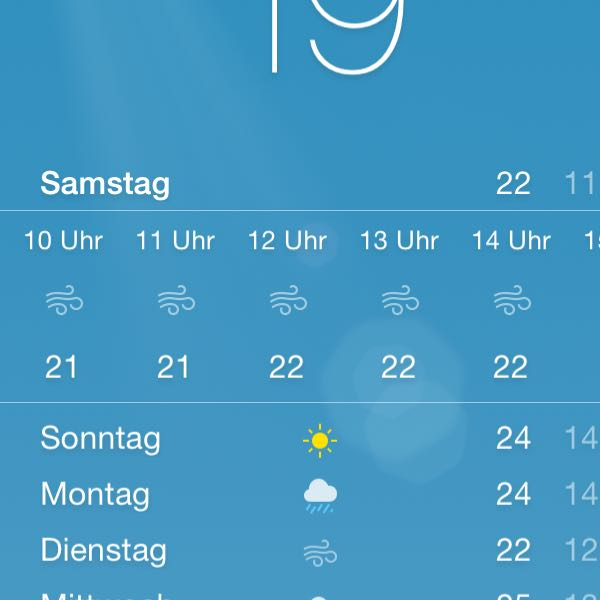
#> input picture wetteronline.jpg, 600 x 600 px, found by its file name
$ python show_images.py
#> lines starting #> are read from the running program, lines starting #| are printed output that depends on the picture
import cv2
from math import floor

# 1 => rgb => 3 bands
# 0 => greyscale => 1 kanal
# -1 => color + alpha (transparency => 4 Kanaele)
#
img = cv2.imread('images/wetteronline.jpg', 1)
#> img is the input picture: shape (600, 600, 3); mean B, G, R 194.8, 152.6, 68.7

print(type(img))
#| <class 'numpy.ndarray'>
print(img.shape)
#| (600, 600, 3)

resized_image = cv2.resize(img, (300, 400))
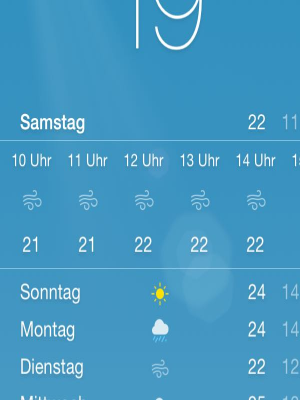
#> resized_image: shape (400, 300, 3); mean B, G, R 194.9, 152.6, 68.7

resized_image_keep_proportions = cv2.resize(img, (floor(img.shape[1]/2), floor(img.shape[0]/2)))
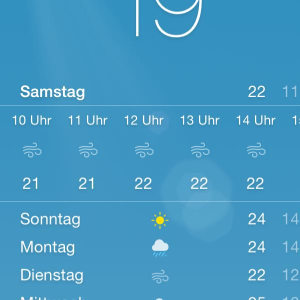
#> resized_image_keep_proportions: shape (300, 300, 3); mean B, G, R 194.9, 152.6, 68.7


cv2.imshow('this is a window', resized_image_keep_proportions)

cv2.imwrite('wetteronline_resized.jpg', resized_image_keep_proportions)

# wait for some time before close after button ist closed in ms
# 2000 => 2 Seunden
cv2.waitKey(4000)
cv2.destroyAllWindows()
